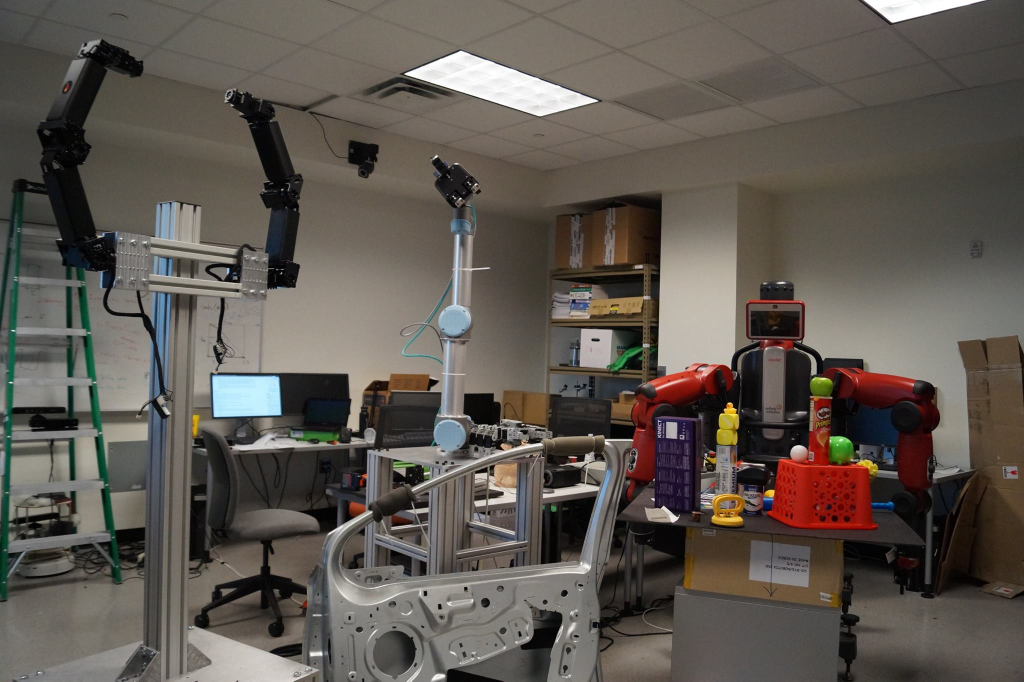
#> input picture _assets_src/labs/12973087_10207425984500397_2859409810083467075_o.jpg, 2048 x 1363 px (shown at 1/2 size); its folder holds 4 pictures in this run
$ python pic-scaling.py   (older library calls are emulated)
#> lines starting #> are read from the running program, lines starting #| are printed output that depends on the picture
# -*- coding: utf-8 -*-
"""
Created on Fri Jan  6 14:46:31 2017

@author: daukes
"""

from PIL import Image
import os
import glob

files = []
files.extend(glob.glob('labs/*.jpg'))
files.extend(glob.glob('labs/*.png'))
files.extend(glob.glob('labs/*.gif'))

def crop_center(img,w,h):
    x = img.width/2
    y = img.height/2
    img = img.crop((x-w/2,y-h/2,x+w/2,y+h/2))
    return img

if not os.path.exists('mod'):
    os.mkdir('mod')

goal_ratio = 7/5
goal_ratio_r = round(goal_ratio,3)
basewidth = 400

crop = False

for filename in files:
    print(filename)
    img = Image.open(filename)
#> img is the input picture: PIL image 2048x1363 RGB; mean R, G, B 94.6, 88, 81.2
    b = os.path.split(filename)

    if crop:
        actual_ratio = img.width/img.height
        actual_ratio_r = round(actual_ratio,3)

        if actual_ratio_r > goal_ratio_r:
            print('reduce width')
            h = img.height
            w = img.height*goal_ratio
            img = crop_center(img,w,h)

        elif actual_ratio_r < goal_ratio_r:
            print('reduce height')
            w = img.width
            h = img.width/goal_ratio
            img = crop_center(img,w,h)

    wpercent = (basewidth / float(img.size[0]))
#> wpercent = 0.195
    hsize = int((float(img.size[1]) * float(wpercent)))
#> hsize = 266
    img2 = img.resize((basewidth, hsize), Image.ANTIALIAS)
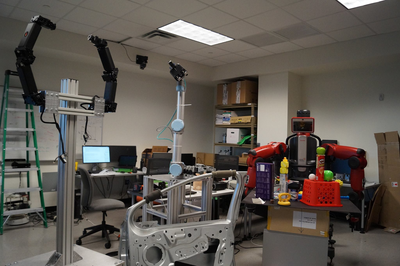
#> img2: PIL image 400x266 RGB; mean R, G, B 94.6, 88, 81.2
    newfilename = os.path.join('mod',b[1])
    #print(newfilename)
    img2.save(newfilename,quality=80)
#> pass 2 of the loop `for filename in files:`:
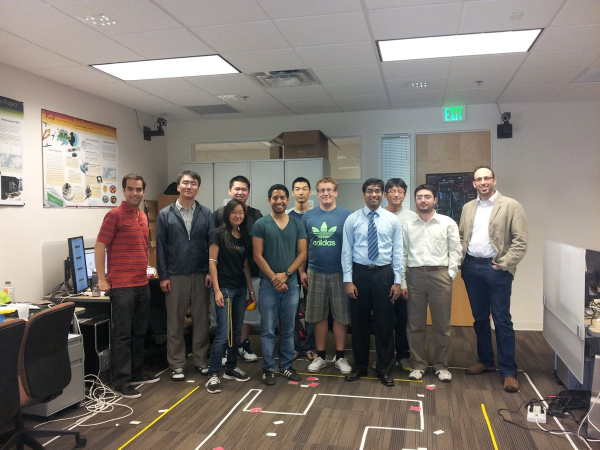
#> input picture _assets_src/labs/20130417_145244_sm.jpg, 1200 x 900 px (shown at 1/2 size)
#> img is the input picture: PIL image 1200x900 RGB; mean R, G, B 127.1, 120.6, 115
#> `img2 = img.resize((basewidth, hsize), Image.ANTIALIAS)`:
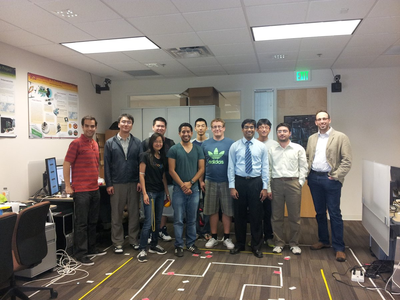
#> img2: PIL image 400x300 RGB; mean R, G, B 127.1, 120.6, 115
#> pass 3 of the loop `for filename in files:`:
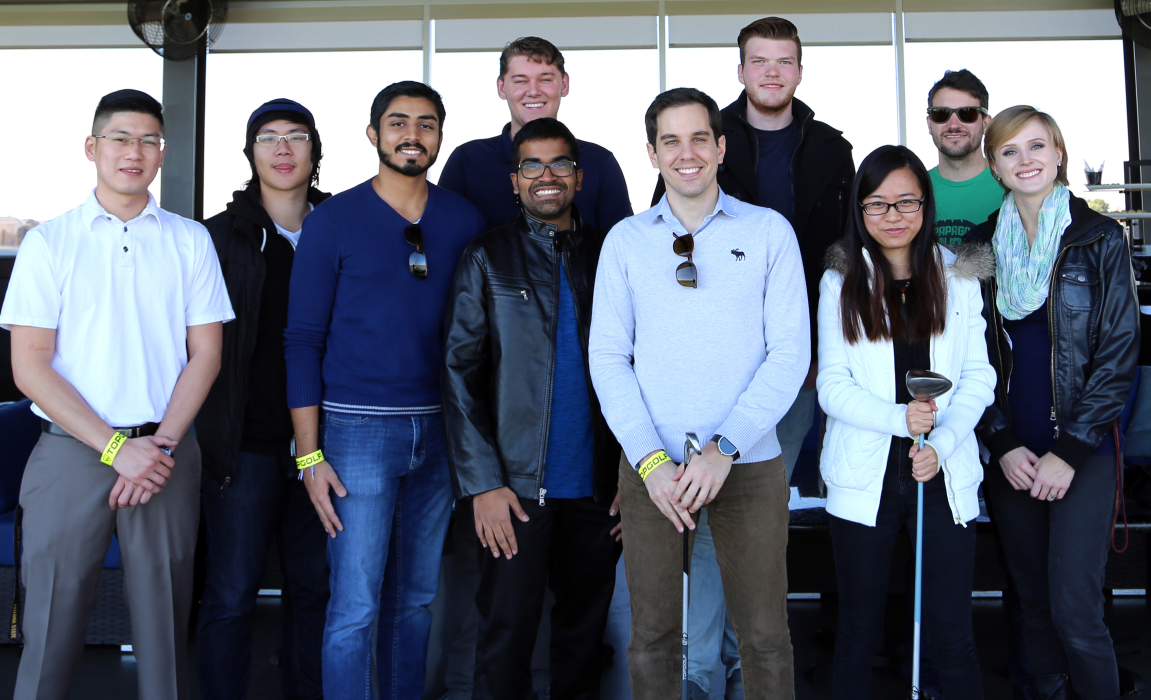
#> input picture _assets_src/labs/8A1A3753b.jpg, 3452 x 2098 px (shown at 1/3 size)
#> img is the input picture: PIL image 3452x2098 RGB; mean R, G, B 96.9, 103.3, 116.8
#> `img2 = img.resize((basewidth, hsize), Image.ANTIALIAS)`:
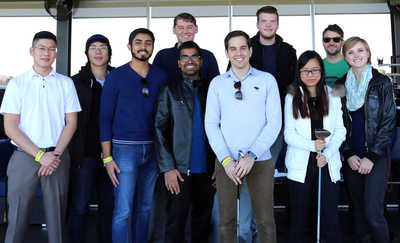
#> img2: PIL image 400x243 RGB; mean R, G, B 96.8, 103.2, 116.6
#> the loop made 4 passes; the first 3 are shown
